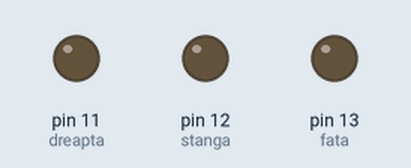
A sketch run on a simulated Arduino Uno, built with avr-gcc and run on an emulated ATmega328P. On the bench: output pins drawn as LEDs (lit = HIGH).

Above: at 0.1 s.
At 20.1 s:
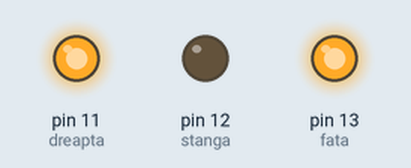
At 50.1 s:
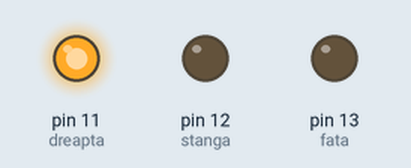
At 70.1 s:
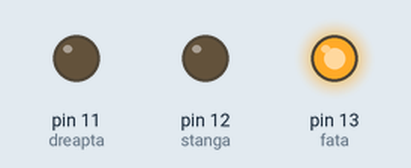
At 90.1 s:
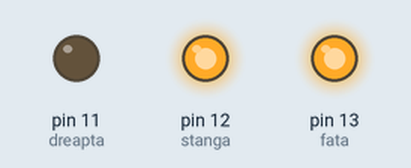
At 120.1 s:
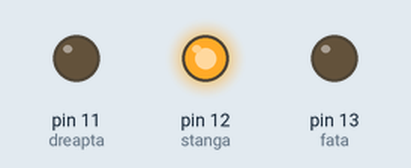
Timing chart, 0 to 121.6 s (numbered marks = the images above):
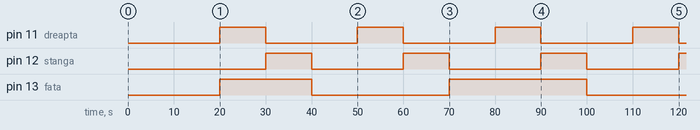

Measured:
- by itself, pin 11 (dreapta), pin 12 (stanga): alternates HIGH for 10.0 s and LOW for 20.0 s
- by itself, pin 13 (fata): LOW → HIGH at 20.0 s, → LOW 20.0 s later, → HIGH 30.0 s later, → LOW 30.0 s later

The sketch:

FSM_test.ino
```cpp
#include <FiniteStateMachine.h>

#define fata 13
#define stanga 12
#define dreapta 11

void fataDrept(){
  digitalWrite(fata, HIGH);
  digitalWrite(stanga, LOW);
  digitalWrite(dreapta, LOW);
}

void fataDreapta(){
  digitalWrite(fata, HIGH);
  digitalWrite(stanga, LOW);
  digitalWrite(dreapta, HIGH);
}

void fataStanga(){
  digitalWrite(fata, HIGH);
  digitalWrite(stanga, HIGH);
  digitalWrite(dreapta, LOW);
}

void stopDrept(){
  digitalWrite(fata, LOW);
  digitalWrite(stanga, LOW);
  digitalWrite(dreapta, LOW);
}

void stopStanga(){
  digitalWrite(fata, LOW);
  digitalWrite(stanga, HIGH);
  digitalWrite(dreapta, LOW);
}

void stopDreapta(){
  digitalWrite(fata, LOW);
  digitalWrite(stanga, LOW);
  digitalWrite(dreapta, HIGH);
}

State S0 = State(fataDrept);
State S1 = State(fataDreapta);
State S2 = State(fataStanga);
State S3 = State(stopDrept);
State S4 = State(stopDreapta);
State S5 = State(stopStanga);

FSM Test = FSM(S0);
void setup() {
  // put your setup code here, to run once:
  pinMode(fata, OUTPUT);
  pinMode(stanga, OUTPUT);
  pinMode(dreapta, OUTPUT);
}

void loop() {
  if (Test.isInState(S0))
    Test.transitionTo(S1);

  if (Test.isInState(S1))
    Test.transitionTo(S2);

  if (Test.isInState(S2))
    Test.transitionTo(S3);

  if (Test.isInState(S3))
    Test.transitionTo(S4);

  if (Test.isInState(S4))
    Test.transitionTo(S5);

  if (Test.isInState(S5))
    Test.transitionTo(S0);

delay(10000);
Test.update();
}
```
